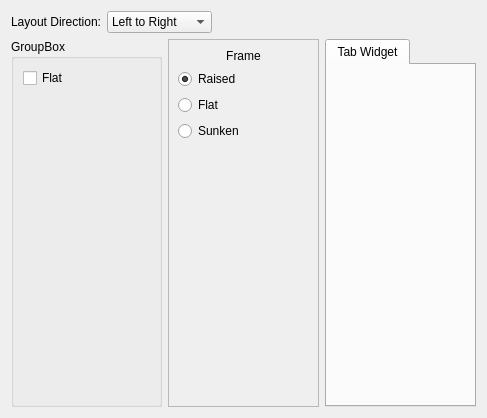
<?xml version="1.0" encoding="UTF-8"?>
<ui version="4.0">
 <class>FrameDemoWidget</class>
 <widget class="QWidget" name="FrameDemoWidget">
  <property name="geometry">
   <rect>
    <x>0</x>
    <y>0</y>
    <width>487</width>
    <height>418</height>
   </rect>
  </property>
  <layout class="QVBoxLayout" name="verticalLayout">
   <item>
    <layout class="QHBoxLayout" name="horizontalLayout">
     <item>
      <widget class="QLabel" name="label">
       <property name="text">
        <string>Layout Direction:</string>
       </property>
       <property name="alignment">
        <set>Qt::AlignRight|Qt::AlignTrailing|Qt::AlignVCenter</set>
       </property>
       <property name="buddy">
        <cstring>directionComboBox</cstring>
       </property>
      </widget>
     </item>
     <item>
      <widget class="KComboBox" name="directionComboBox">
       <item>
        <property name="text">
         <string>Left to Right</string>
        </property>
       </item>
       <item>
        <property name="text">
         <string>Right to Left</string>
        </property>
       </item>
       <item>
        <property name="text">
         <string>Top to Bottom</string>
        </property>
       </item>
       <item>
        <property name="text">
         <string>Bottom to Top</string>
        </property>
       </item>
      </widget>
     </item>
     <item>
      <spacer name="horizontalSpacer">
       <property name="orientation">
        <enum>Qt::Horizontal</enum>
       </property>
       <property name="sizeHint" stdset="0">
        <size>
         <width>40</width>
         <height>20</height>
        </size>
       </property>
      </spacer>
     </item>
    </layout>
   </item>
   <item>
    <layout class="QHBoxLayout" name="frameLayout" stretch="1,1,1">
     <item>
      <widget class="QGroupBox" name="groupBox">
       <property name="title">
        <string>GroupBox</string>
       </property>
       <layout class="QVBoxLayout" name="verticalLayout_3">
        <item>
         <widget class="QCheckBox" name="flatGroupBoxCheckBox">
          <property name="text">
           <string extracomment="Flat group box. No frame is actually drawn">Flat</string>
          </property>
         </widget>
        </item>
        <item>
         <spacer name="verticalSpacer_2">
          <property name="orientation">
           <enum>Qt::Vertical</enum>
          </property>
          <property name="sizeHint" stdset="0">
           <size>
            <width>20</width>
            <height>40</height>
           </size>
          </property>
         </spacer>
        </item>
       </layout>
      </widget>
     </item>
     <item>
      <widget class="QFrame" name="frame">
       <property name="frameShape">
        <enum>QFrame::StyledPanel</enum>
       </property>
       <property name="frameShadow">
        <enum>QFrame::Raised</enum>
       </property>
       <layout class="QVBoxLayout" name="verticalLayout_2">
        <item>
         <widget class="QLabel" name="label_2">
          <property name="text">
           <string>Frame</string>
          </property>
          <property name="alignment">
           <set>Qt::AlignCenter</set>
          </property>
         </widget>
        </item>
        <item>
         <widget class="QRadioButton" name="raisedFrameRadioButton">
          <property name="text">
           <string>Raised</string>
          </property>
          <property name="checked">
           <bool>true</bool>
          </property>
         </widget>
        </item>
        <item>
         <widget class="QRadioButton" name="plainFrameRadioButton">
          <property name="enabled">
           <bool>true</bool>
          </property>
          <property name="text">
           <string extracomment="Flat frame. No frame is actually drawn.">Flat</string>
          </property>
         </widget>
        </item>
        <item>
         <widget class="QRadioButton" name="sunkenFrameRadioButton">
          <property name="text">
           <string>Sunken</string>
          </property>
         </widget>
        </item>
        <item>
         <spacer name="verticalSpacer">
          <property name="orientation">
           <enum>Qt::Vertical</enum>
          </property>
          <property name="sizeHint" stdset="0">
           <size>
            <width>20</width>
            <height>40</height>
           </size>
          </property>
         </spacer>
        </item>
       </layout>
      </widget>
     </item>
     <item>
      <widget class="KTabWidget" name="tabWidget">
       <property name="currentIndex">
        <number>0</number>
       </property>
       <widget class="QWidget" name="tab">
        <attribute name="title">
         <string>Tab Widget</string>
        </attribute>
       </widget>
      </widget>
     </item>
    </layout>
   </item>
  </layout>
 </widget>
 <customwidgets>
  <customwidget>
   <class>KComboBox</class>
   <extends>QComboBox</extends>
   <header>kcombobox.h</header>
  </customwidget>
  <customwidget>
   <class>KTabWidget</class>
   <extends>QTabWidget</extends>
   <header>ktabwidget.h</header>
   <container>1</container>
  </customwidget>
 </customwidgets>
 <tabstops>
  <tabstop>directionComboBox</tabstop>
  <tabstop>flatGroupBoxCheckBox</tabstop>
  <tabstop>raisedFrameRadioButton</tabstop>
  <tabstop>plainFrameRadioButton</tabstop>
  <tabstop>sunkenFrameRadioButton</tabstop>
  <tabstop>tabWidget</tabstop>
 </tabstops>
 <resources/>
 <connections/>
</ui>
